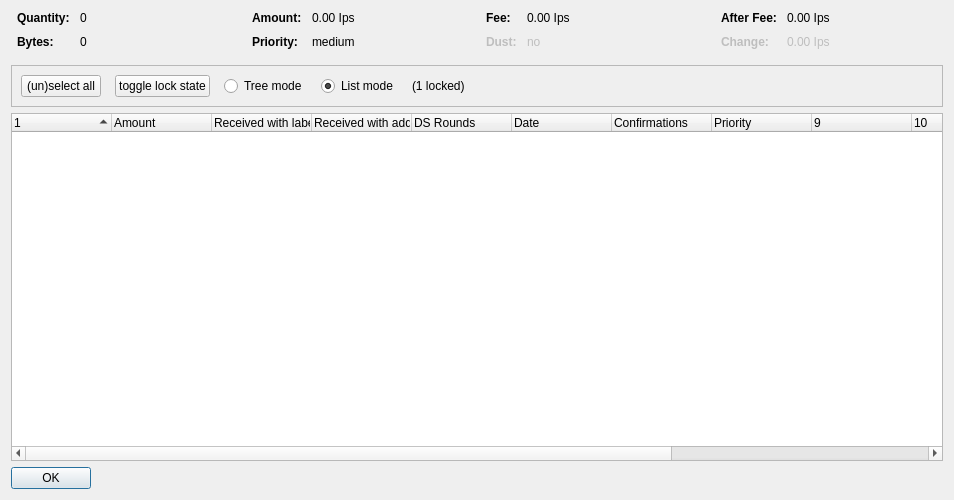
<?xml version="1.0" encoding="UTF-8"?>
<ui version="4.0">
 <class>CoinControlDialog</class>
 <widget class="QDialog" name="CoinControlDialog">
  <property name="geometry">
   <rect>
    <x>0</x>
    <y>0</y>
    <width>954</width>
    <height>500</height>
   </rect>
  </property>
  <property name="windowTitle">
   <string>Coin Selection</string>
  </property>
  <layout class="QVBoxLayout" name="verticalLayout">
   <item>
    <layout class="QHBoxLayout" name="horizontalLayoutTop" stretch="0,0,0,0">
     <property name="topMargin">
      <number>0</number>
     </property>
     <property name="bottomMargin">
      <number>10</number>
     </property>
     <item>
      <layout class="QFormLayout" name="formLayoutCoinControl1">
       <property name="horizontalSpacing">
        <number>10</number>
       </property>
       <property name="verticalSpacing">
        <number>10</number>
       </property>
       <property name="leftMargin">
        <number>6</number>
       </property>
       <property name="rightMargin">
        <number>6</number>
       </property>
       <item row="0" column="0">
        <widget class="QLabel" name="labelCoinControlQuantityText">
         <property name="font">
          <font>
           <weight>75</weight>
           <bold>true</bold>
          </font>
         </property>
         <property name="text">
          <string>Quantity:</string>
         </property>
        </widget>
       </item>
       <item row="0" column="1">
        <widget class="QLabel" name="labelCoinControlQuantity">
         <property name="cursor">
          <cursorShape>IBeamCursor</cursorShape>
         </property>
         <property name="contextMenuPolicy">
          <enum>Qt::ActionsContextMenu</enum>
         </property>
         <property name="text">
          <string notr="true">0</string>
         </property>
         <property name="textInteractionFlags">
          <set>Qt::LinksAccessibleByMouse|Qt::TextSelectableByKeyboard|Qt::TextSelectableByMouse</set>
         </property>
        </widget>
       </item>
       <item row="1" column="0">
        <widget class="QLabel" name="labelCoinControlBytesText">
         <property name="font">
          <font>
           <weight>75</weight>
           <bold>true</bold>
          </font>
         </property>
         <property name="text">
          <string>Bytes:</string>
         </property>
        </widget>
       </item>
       <item row="1" column="1">
        <widget class="QLabel" name="labelCoinControlBytes">
         <property name="cursor">
          <cursorShape>IBeamCursor</cursorShape>
         </property>
         <property name="contextMenuPolicy">
          <enum>Qt::ActionsContextMenu</enum>
         </property>
         <property name="text">
          <string notr="true">0</string>
         </property>
         <property name="textInteractionFlags">
          <set>Qt::LinksAccessibleByMouse|Qt::TextSelectableByKeyboard|Qt::TextSelectableByMouse</set>
         </property>
        </widget>
       </item>
      </layout>
     </item>
     <item>
      <layout class="QFormLayout" name="formLayoutCoinControl2">
       <property name="horizontalSpacing">
        <number>10</number>
       </property>
       <property name="verticalSpacing">
        <number>10</number>
       </property>
       <property name="leftMargin">
        <number>6</number>
       </property>
       <property name="rightMargin">
        <number>6</number>
       </property>
       <item row="0" column="0">
        <widget class="QLabel" name="labelCoinControlAmountText">
         <property name="font">
          <font>
           <weight>75</weight>
           <bold>true</bold>
          </font>
         </property>
         <property name="text">
          <string>Amount:</string>
         </property>
        </widget>
       </item>
       <item row="0" column="1">
        <widget class="QLabel" name="labelCoinControlAmount">
         <property name="cursor">
          <cursorShape>IBeamCursor</cursorShape>
         </property>
         <property name="contextMenuPolicy">
          <enum>Qt::ActionsContextMenu</enum>
         </property>
         <property name="text">
          <string notr="true">0.00 Ips</string>
         </property>
         <property name="textInteractionFlags">
          <set>Qt::LinksAccessibleByMouse|Qt::TextSelectableByKeyboard|Qt::TextSelectableByMouse</set>
         </property>
        </widget>
       </item>
       <item row="1" column="0">
        <widget class="QLabel" name="labelCoinControlPriorityText">
         <property name="font">
          <font>
           <weight>75</weight>
           <bold>true</bold>
          </font>
         </property>
         <property name="text">
          <string>Priority:</string>
         </property>
        </widget>
       </item>
       <item row="1" column="1">
        <widget class="QLabel" name="labelCoinControlPriority">
         <property name="cursor">
          <cursorShape>IBeamCursor</cursorShape>
         </property>
         <property name="contextMenuPolicy">
          <enum>Qt::ActionsContextMenu</enum>
         </property>
         <property name="text">
          <string>medium</string>
         </property>
         <property name="textInteractionFlags">
          <set>Qt::LinksAccessibleByMouse|Qt::TextSelectableByKeyboard|Qt::TextSelectableByMouse</set>
         </property>
        </widget>
       </item>
      </layout>
     </item>
     <item>
      <layout class="QFormLayout" name="formLayoutCoinControl3">
       <property name="horizontalSpacing">
        <number>10</number>
       </property>
       <property name="verticalSpacing">
        <number>10</number>
       </property>
       <property name="leftMargin">
        <number>6</number>
       </property>
       <property name="rightMargin">
        <number>6</number>
       </property>
       <item row="0" column="0">
        <widget class="QLabel" name="labelCoinControlFeeText">
         <property name="font">
          <font>
           <weight>75</weight>
           <bold>true</bold>
          </font>
         </property>
         <property name="text">
          <string>Fee:</string>
         </property>
        </widget>
       </item>
       <item row="0" column="1">
        <widget class="QLabel" name="labelCoinControlFee">
         <property name="cursor">
          <cursorShape>IBeamCursor</cursorShape>
         </property>
         <property name="contextMenuPolicy">
          <enum>Qt::ActionsContextMenu</enum>
         </property>
         <property name="text">
          <string notr="true">0.00 Ips</string>
         </property>
         <property name="textInteractionFlags">
          <set>Qt::LinksAccessibleByMouse|Qt::TextSelectableByKeyboard|Qt::TextSelectableByMouse</set>
         </property>
        </widget>
       </item>
       <item row="1" column="0">
        <widget class="QLabel" name="labelCoinControlLowOutputText">
         <property name="enabled">
          <bool>false</bool>
         </property>
         <property name="font">
          <font>
           <weight>75</weight>
           <bold>true</bold>
          </font>
         </property>
         <property name="text">
          <string>Dust:</string>
         </property>
        </widget>
       </item>
       <item row="1" column="1">
        <widget class="QLabel" name="labelCoinControlLowOutput">
         <property name="enabled">
          <bool>false</bool>
         </property>
         <property name="cursor">
          <cursorShape>IBeamCursor</cursorShape>
         </property>
         <property name="contextMenuPolicy">
          <enum>Qt::ActionsContextMenu</enum>
         </property>
         <property name="text">
          <string>no</string>
         </property>
         <property name="textInteractionFlags">
          <set>Qt::LinksAccessibleByMouse|Qt::TextSelectableByKeyboard|Qt::TextSelectableByMouse</set>
         </property>
        </widget>
       </item>
      </layout>
     </item>
     <item>
      <layout class="QFormLayout" name="formLayoutCoinControl4">
       <property name="horizontalSpacing">
        <number>10</number>
       </property>
       <property name="verticalSpacing">
        <number>10</number>
       </property>
       <property name="leftMargin">
        <number>6</number>
       </property>
       <property name="rightMargin">
        <number>6</number>
       </property>
       <item row="0" column="0">
        <widget class="QLabel" name="labelCoinControlAfterFeeText">
         <property name="font">
          <font>
           <weight>75</weight>
           <bold>true</bold>
          </font>
         </property>
         <property name="text">
          <string>After Fee:</string>
         </property>
        </widget>
       </item>
       <item row="0" column="1">
        <widget class="QLabel" name="labelCoinControlAfterFee">
         <property name="cursor">
          <cursorShape>IBeamCursor</cursorShape>
         </property>
         <property name="contextMenuPolicy">
          <enum>Qt::ActionsContextMenu</enum>
         </property>
         <property name="text">
          <string notr="true">0.00 Ips</string>
         </property>
         <property name="textInteractionFlags">
          <set>Qt::LinksAccessibleByMouse|Qt::TextSelectableByKeyboard|Qt::TextSelectableByMouse</set>
         </property>
        </widget>
       </item>
       <item row="1" column="0">
        <widget class="QLabel" name="labelCoinControlChangeText">
         <property name="enabled">
          <bool>false</bool>
         </property>
         <property name="font">
          <font>
           <weight>75</weight>
           <bold>true</bold>
          </font>
         </property>
         <property name="text">
          <string>Change:</string>
         </property>
        </widget>
       </item>
       <item row="1" column="1">
        <widget class="QLabel" name="labelCoinControlChange">
         <property name="enabled">
          <bool>false</bool>
         </property>
         <property name="cursor">
          <cursorShape>IBeamCursor</cursorShape>
         </property>
         <property name="contextMenuPolicy">
          <enum>Qt::ActionsContextMenu</enum>
         </property>
         <property name="text">
          <string notr="true">0.00 Ips</string>
         </property>
         <property name="textInteractionFlags">
          <set>Qt::LinksAccessibleByMouse|Qt::TextSelectableByKeyboard|Qt::TextSelectableByMouse</set>
         </property>
        </widget>
       </item>
      </layout>
     </item>
    </layout>
   </item>
   <item>
    <widget class="QFrame" name="frame">
     <property name="minimumSize">
      <size>
       <width>0</width>
       <height>40</height>
      </size>
     </property>
     <property name="frameShape">
      <enum>QFrame::StyledPanel</enum>
     </property>
     <property name="frameShadow">
      <enum>QFrame::Sunken</enum>
     </property>
     <layout class="QHBoxLayout" name="horizontalLayout">
      <item>
       <layout class="QHBoxLayout" name="horizontalLayoutPanel" stretch="0,0,0,0,0,0">
        <property name="spacing">
         <number>14</number>
        </property>
        <item>
         <widget class="QPushButton" name="pushButtonSelectAll">
          <property name="sizePolicy">
           <sizepolicy hsizetype="Maximum" vsizetype="Fixed">
            <horstretch>0</horstretch>
            <verstretch>0</verstretch>
           </sizepolicy>
          </property>
          <property name="text">
           <string>(un)select all</string>
          </property>
          <property name="autoDefault">
           <bool>false</bool>
          </property>
         </widget>
        </item>
        <item>
         <widget class="QPushButton" name="pushButtonToggleLock">
          <property name="sizePolicy">
           <sizepolicy hsizetype="Maximum" vsizetype="Fixed">
            <horstretch>0</horstretch>
            <verstretch>0</verstretch>
           </sizepolicy>
          </property>
          <property name="text">
           <string>toggle lock state</string>
          </property>
          <property name="autoDefault">
           <bool>false</bool>
          </property>
         </widget>
        </item>
        <item>
         <widget class="QRadioButton" name="radioTreeMode">
          <property name="sizePolicy">
           <sizepolicy hsizetype="Maximum" vsizetype="Fixed">
            <horstretch>0</horstretch>
            <verstretch>0</verstretch>
           </sizepolicy>
          </property>
          <property name="text">
           <string>Tree mode</string>
          </property>
         </widget>
        </item>
        <item>
         <widget class="QRadioButton" name="radioListMode">
          <property name="sizePolicy">
           <sizepolicy hsizetype="Maximum" vsizetype="Fixed">
            <horstretch>0</horstretch>
            <verstretch>0</verstretch>
           </sizepolicy>
          </property>
          <property name="text">
           <string>List mode</string>
          </property>
          <property name="checked">
           <bool>true</bool>
          </property>
         </widget>
        </item>
        <item>
         <widget class="QLabel" name="labelLocked">
          <property name="text">
           <string>(1 locked)</string>
          </property>
         </widget>
        </item>
        <item>
         <spacer name="horizontalSpacer">
          <property name="orientation">
           <enum>Qt::Horizontal</enum>
          </property>
          <property name="sizeHint" stdset="0">
           <size>
            <width>40</width>
            <height>20</height>
           </size>
          </property>
         </spacer>
        </item>
       </layout>
      </item>
     </layout>
    </widget>
   </item>
   <item>
    <widget class="CoinControlTreeWidget" name="treeWidget">
     <property name="contextMenuPolicy">
      <enum>Qt::CustomContextMenu</enum>
     </property>
     <property name="sortingEnabled">
      <bool>false</bool>
     </property>
     <property name="columnCount">
      <number>13</number>
     </property>
     <attribute name="headerShowSortIndicator" stdset="0">
      <bool>true</bool>
     </attribute>
     <attribute name="headerStretchLastSection">
      <bool>false</bool>
     </attribute>
     <column>
      <property name="text">
       <string/>
      </property>
     </column>
     <column>
      <property name="text">
       <string>Amount</string>
      </property>
     </column>
     <column>
      <property name="text">
       <string>Received with label</string>
      </property>
     </column>
     <column>
      <property name="text">
       <string>Received with address</string>
      </property>
     </column>
     <column>
      <property name="text">
       <string>DS Rounds</string>
      </property>
     </column>
     <column>
      <property name="text">
       <string>Date</string>
      </property>
     </column>
     <column>
      <property name="text">
       <string>Confirmations</string>
      </property>
      <property name="toolTip">
       <string>Confirmed</string>
      </property>
     </column>
     <column>
      <property name="text">
       <string>Priority</string>
      </property>
     </column>
     <column>
      <property name="text">
       <string/>
      </property>
     </column>
     <column>
      <property name="text">
       <string/>
      </property>
     </column>
     <column>
      <property name="text">
       <string/>
      </property>
     </column>
     <column>
      <property name="text">
       <string/>
      </property>
     </column>
     <column>
      <property name="text">
       <string/>
      </property>
     </column>
    </widget>
   </item>
   <item>
    <widget class="QDialogButtonBox" name="buttonBox">
     <property name="sizePolicy">
      <sizepolicy hsizetype="Maximum" vsizetype="Fixed">
       <horstretch>0</horstretch>
       <verstretch>0</verstretch>
      </sizepolicy>
     </property>
     <property name="orientation">
      <enum>Qt::Horizontal</enum>
     </property>
     <property name="standardButtons">
      <set>QDialogButtonBox::Ok</set>
     </property>
    </widget>
   </item>
  </layout>
 </widget>
 <customwidgets>
  <customwidget>
   <class>CoinControlTreeWidget</class>
   <extends>QTreeWidget</extends>
   <header>coincontroltreewidget.h</header>
  </customwidget>
 </customwidgets>
 <resources/>
 <connections/>
</ui>
